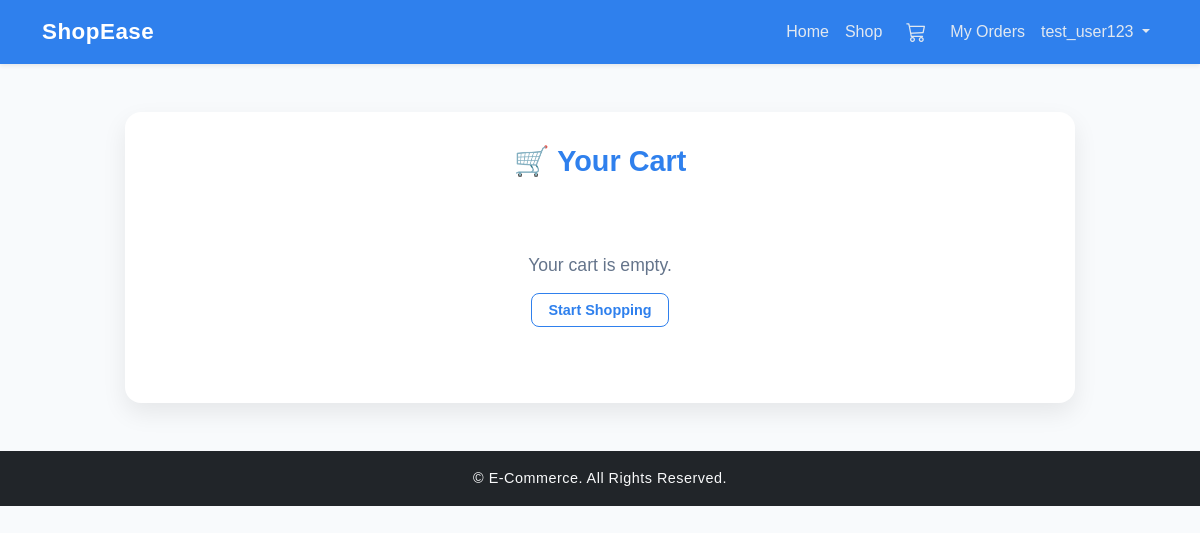
The app's page /cart/ (signed in), older data.
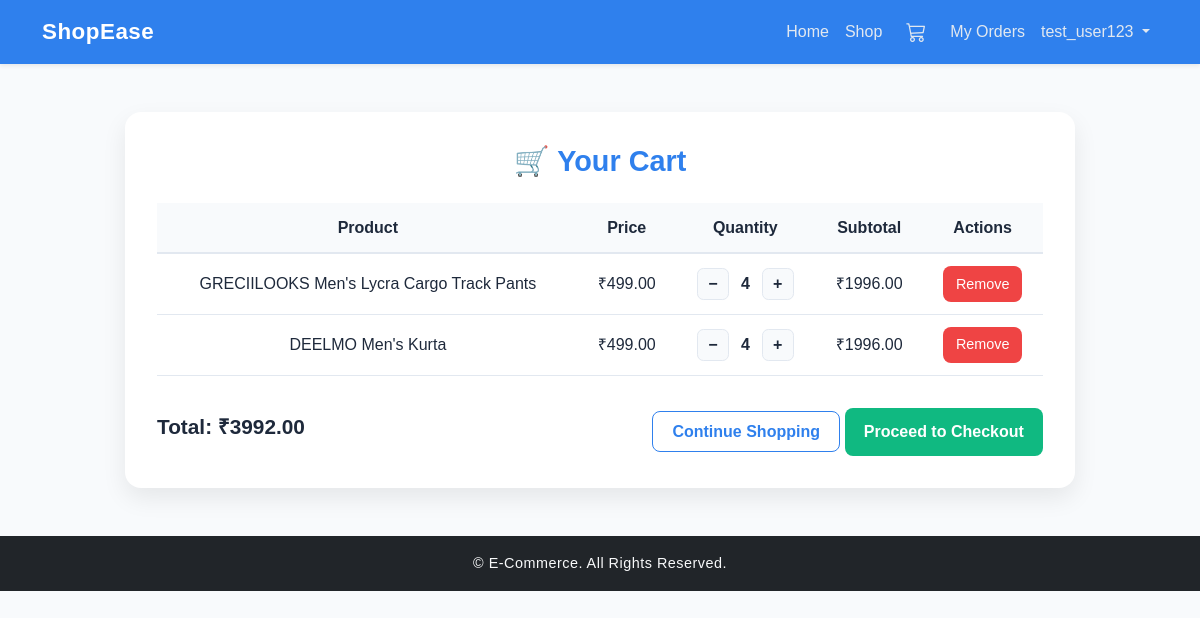
The same page, newer data.
### cart/models.py (models this page shows, shortened)
class CartItem(models.Model):
    user = models.ForeignKey(settings.AUTH_USER_MODEL, on_delete=models.CASCADE, related_name='cart_items')
    product = models.ForeignKey(Product, on_delete=models.CASCADE)
    quantity = models.PositiveIntegerField(default=1)
    def subtotal(self):
        price = self.product.discount_price if self.product.is_on_sale else self.product.price
        return price * self.quantity

### products/models.py (models this page shows, shortened)
class Product(models.Model):
    category = models.ForeignKey(Category, on_delete=models.CASCADE, related_name='products')
    name = models.CharField(max_length=150)
    slug = models.SlugField(max_length=160, unique=True)
    description = models.TextField(blank=True, null=True)
    price = models.DecimalField(max_digits=10, decimal_places=2)
    discount_price = models.DecimalField(max_digits=10, decimal_places=2, blank=True, null=True)
    stock = models.PositiveIntegerField(default=0)
    main_image = models.ImageField(upload_to='products/', blank=True, null=True)
    is_featured = models.BooleanField(default=False)
    created_at = models.DateTimeField(default=timezone.now)
    updated_at = models.DateTimeField(auto_now=True)
    class Meta:
        ordering = ['-created_at']
    @property
    def is_on_sale(self):
        return self.discount_price and self.discount_price < self.price

### cart/views.py (the view)
# urls.py: path('', CartView.as_view(), name='cart_detail'),
@method_decorator(login_required, name='dispatch')
class CartView(TemplateView):
    template_name = 'cart/cart_detail.html'
    def get_context_data(self, **kwargs):
        context = super().get_context_data(**kwargs)
        cart_items = CartItem.objects.filter(user=self.request.user)
        total = sum(item.subtotal() for item in cart_items)
        context.update({
            'cart_items': cart_items,
            'total': total,
        })
        return context

### templates/cart/cart_detail.html (shortened to what this page needs)
{% extends 'base.html' %}
{% load static %}
{% block content %}
<link rel="stylesheet" href="{% static 'cart/cart.css' %}">
<div class="cart-container">
  <h2 class="cart-title">🛒 Your Cart</h2>
  {% if cart_items %}
  <div class="cart-table-wrapper">
    <table class="cart-table">
      <thead>
        <tr>
          <th>Product</th>
          <th>Price</th>
          <th>Quantity</th>
          <th>Subtotal</th>
          <th>Actions</th>
        </tr>
      </thead>
      <tbody>
        {% for item in cart_items %}
        <tr>
          <td>{{ item.product.name }}</td>
          <td>₹{{ item.product.discount_price|default:item.product.price }}</td>
          <td>
            <form method="post" action="{% url 'update_quantity' item.pk %}" class="quantity-form">
              <button name="action" value="decrease" class="btn-qty">−</button>
              <span class="qty-value">{{ item.quantity }}</span>
              <button name="action" value="increase" class="btn-qty">+</button>
            </form>
          </td>
          <td>₹{{ item.subtotal }}</td>
          <td>
            <form method="post" action="{% url 'remove_from_cart' item.pk %}">
              <button type="submit" class="btn-remove">Remove</button>
            </form>
          </td>
        </tr>
        {% endfor %}
      </tbody>
    </table>
  </div>
  <div class="cart-footer">
    <h4 class="cart-total">Total: ₹{{ total }}</h4>
    <div class="cart-actions">
      <a href="{% url 'product_list' %}" class="btn-outline">Continue Shopping</a>
      <form action="{% url 'checkout' %}" method="post" class="d-inline">
        <button type="submit" class="btn-primary">Proceed to Checkout</button>
      </form>
    </div>
  </div>
  {% else %}
  <div class="empty-cart">
    <p>Your cart is empty.</p>
    <a href="{% url 'product_list' %}" class="btn-outline small">Start Shopping</a>
  </div>
  {% endif %}
</div>
{% endblock %}

### templates/base.html (shortened to what this page needs)
{% load static %} {% load tz %}
<!DOCTYPE html>
<html lang="en">
  <head>
    <link
      href="https://cdn.jsdelivr.net/npm/bootstrap@5.3.2/dist/css/bootstrap.min.css"
      rel="stylesheet"
    />
    <link
      href="https://cdn.jsdelivr.net/npm/bootstrap-icons@1.11.3/font/bootstrap-icons.css"
      rel="stylesheet"
    />
    <link rel="stylesheet" href="{% static 'include/style.css' %}" />
  </head>
  <body>
    <nav
      class="navbar navbar-expand-lg navbar-dark bg-dark shadow-sm sticky-top"
    >
      <div class="container">
        <a class="navbar-brand fw-bold" href="{% url 'home' %}">ShopEase</a>
        <div class="collapse navbar-collapse" id="navbarNav">
          <ul class="navbar-nav ms-auto align-items-lg-center">
            <li class="nav-item">
              <a class="nav-link" href="{% url 'home' %}">Home</a>
            </li>
            <li class="nav-item">
              <a class="nav-link" href="{% url 'product_list' %}">Shop</a>
            </li>
            <li class="nav-item position-relative mx-2">
              <a class="nav-link" href="{% url 'cart_detail' %}">
                <i class="bi bi-cart3 fs-5"></i>
              </a>
            </li>
            <li class="nav-item">
              <a class="nav-link" href="{% url 'order_list' %}">My Orders</a>
            </li>
            {% if user.is_authenticated %}
            <li class="nav-item dropdown">
              <a
                class="nav-link dropdown-toggle"
                href="#"
                id="navbarDropdown"
                role="button"
                data-bs-toggle="dropdown"
                aria-expanded="false"
              >
                {{ user.username }}
              </a>
            </li>
            {% endif %}
          </ul>
        </div>
      </div>
    </nav>
    <main class="container my-5">{% block content %} {% endblock %}</main>
    <footer class="bg-dark text-light text-center py-3 mt-5">
      &copy; {{ now|date:"Y" }} E-Commerce. All Rights Reserved.
    </footer>
  </body>
</html>

### static/include/style.css (style rules this page uses)
:root { --primary: #2f80ed; --secondary: #56ccf2; --background: #f8fafc; --card: #ffffff; --text-primary: #1e293b; --text-secondary: #64748b; --success: #10b981; --error: #ef4444; --border: #e2e8f0; }
body { background-color: var(--background); color: var(--text-primary); font-family: "Poppins", "Segoe UI", sans-serif; line-height: 1.6; }
a { color: var(--primary); text-decoration: none; transition: color 0.3s ease; }
.navbar { background-color: var(--primary) !important; }
.navbar-brand { font-size: 1.4rem; letter-spacing: 0.5px; color: #fff !important; }
.navbar-nav .nav-link { color: #e2e8f0 !important; transition: color 0.3s ease; }
.btn-primary { background-color: var(--primary); border: none; transition: background-color 0.3s ease; }
footer { background-color: var(--primary); color: #ffffff; font-size: 0.9rem; letter-spacing: 0.5px; padding: 20px 0; }

### static/cart/cart.css (style rules this page uses)
:root { --primary: #2F80ED; --secondary: #56CCF2; --success: #10B981; --danger: #EF4444; --danger-hover: #DC2626; --background: #F8FAFC; --card: #FFFFFF; --border: #E2E8F0; --text-primary: #1E293B; --text-secondary: #64748B; }
body { background-color: var(--background); font-family: 'Poppins', sans-serif; color: var(--text-primary); }
.cart-container { max-width: 950px; margin: 3rem auto; background: var(--card); padding: 2rem; border-radius: 1rem; box-shadow: 0 10px 25px rgba(0, 0, 0, 0.08); }
.cart-title { text-align: center; font-size: 1.8rem; color: var(--primary); font-weight: 700; margin-bottom: 1.5rem; }
.cart-table-wrapper { overflow-x: auto; }
.cart-table { width: 100%; border-collapse: collapse; }
.cart-table th { background-color: var(--background); color: var(--text-primary); font-weight: 600; text-align: center; padding: 0.75rem; border-bottom: 2px solid var(--border); }
.cart-table td { text-align: center; padding: 0.75rem; border-bottom: 1px solid var(--border); vertical-align: middle; }
.quantity-form { display: flex; align-items: center; justify-content: center; }
.btn-qty { background-color: var(--background); border: 1px solid var(--border); color: var(--text-primary); border-radius: 0.4rem; width: 32px; height: 32px; line-height: 1; font-weight: 600; cursor: pointer; transition: all 0.3s ease; }
.qty-value { margin: 0 0.75rem; font-weight: 600; color: var(--text-primary); }
.btn-remove { background-color: var(--danger); color: white; border: none; border-radius: 0.5rem; padding: 0.4rem 0.8rem; font-size: 0.9rem; transition: background-color 0.3s ease, transform 0.2s ease; }
.cart-footer { display: flex; justify-content: space-between; align-items: center; margin-top: 2rem; flex-wrap: wrap; gap: 1rem; }
.cart-total { font-size: 1.3rem; color: var(--text-primary); font-weight: 700; }
.btn-primary { background-color: var(--success); color: white; border: none; border-radius: 0.5rem; padding: 0.7rem 1.2rem; font-weight: 600; transition: all 0.3s ease; }
.btn-outline { border: 1px solid var(--primary); color: var(--primary); background: transparent; border-radius: 0.5rem; padding: 0.7rem 1.2rem; font-weight: 600; text-decoration: none; transition: all 0.3s ease; }

Row changes from the older to the newer data that the page shows:
added CartItem: product.name "GRECIILOOKS Men's Lycra Cargo Track Pants", product.discount_price "499.00", quantity "4", subtotal "1996.00"
added CartItem: product.name "DEELMO Men's Kurta", product.discount_price "499.00", quantity "4", subtotal "1996.00"
Text that changed along with them:
{{ total }}: (not shown) → "3992.00"
text no longer shown: "Your cart is empty. Start Shopping"
text now shown: "Product Price Quantity Subtotal Actions Total: ₹ Continue Shopping Proceed to Checkout"
